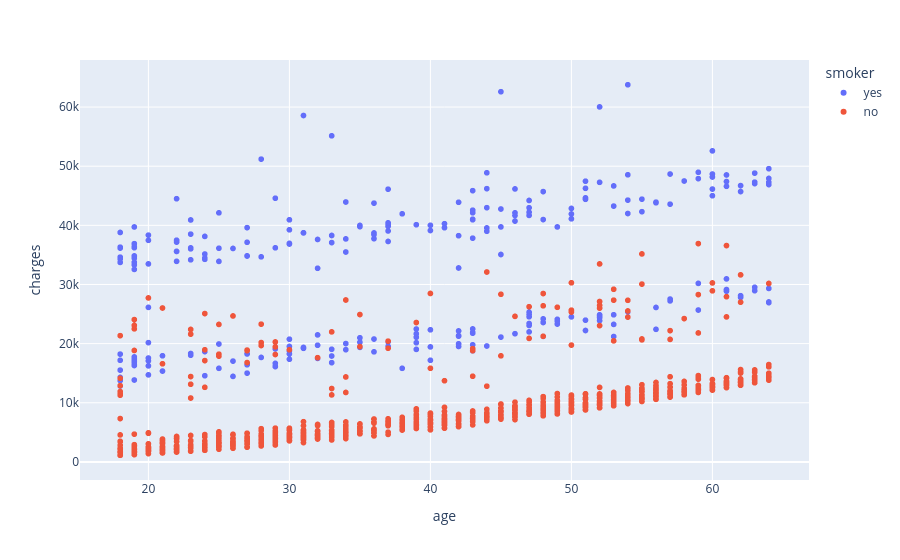

Source (notebook cell):
### Code cell
px.scatter(medical_df, x="age", y="charges", color="smoker")

### Figure 1 — Plotly figure (JSON) as saved in the notebook; plotly's stock layout.template omitted (floating-point values rounded to 4 significant figures; data arrays with more than 128 entries replaced by an {"elided": "..."} marker saying what was removed)
{"data": [{"hovertemplate": "smoker=yes<br>age=%{x}<br>charges=%{y}<extra></extra>", "legendgroup": "yes", "marker": {"color": "#636efa", "symbol": "circle"}, "mode": "markers", "name": "yes", "showlegend": true, "type": "scattergl", "x": {"elided": "274 int values"}, "xaxis": "x", "y": {"elided": "274 float values"}, "yaxis": "y"}, {"hovertemplate": "smoker=no<br>age=%{x}<br>charges=%{y}<extra></extra>", "legendgroup": "no", "marker": {"color": "#EF553B", "symbol": "circle"}, "mode": "markers", "name": "no", "showlegend": true, "type": "scattergl", "x": {"elided": "1064 int values"}, "xaxis": "x", "y": {"elided": "1064 float values"}, "yaxis": "y"}], "layout": {"legend": {"title": {"text": "smoker"}, "tracegroupgap": 0}, "margin": {"t": 60}, "xaxis": {"anchor": "y", "domain": [0, 1], "title": {"text": "age"}}, "yaxis": {"anchor": "x", "domain": [0, 1], "title": {"text": "charges"}}}}
